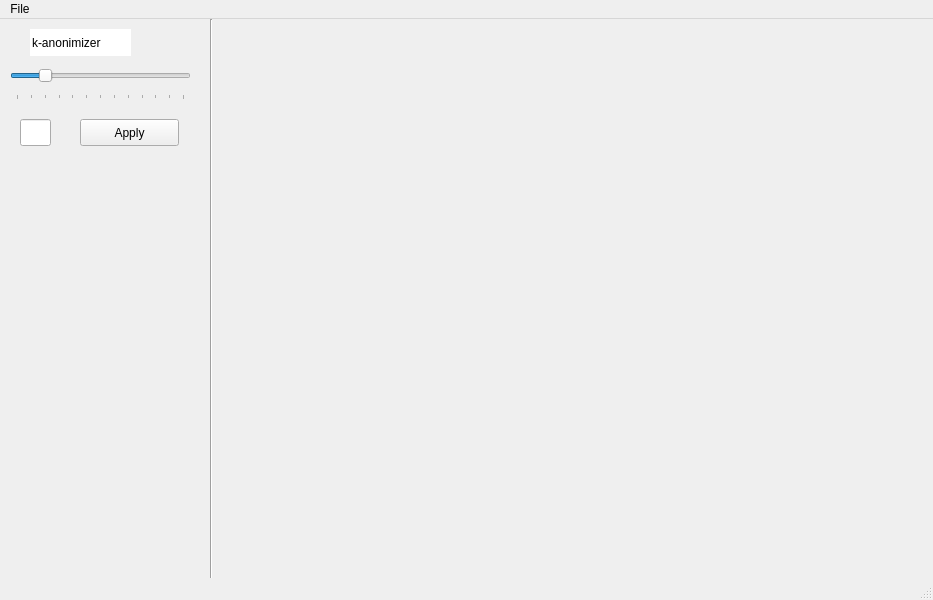
<?xml version="1.0" encoding="UTF-8"?>
<ui version="4.0">
 <class>MainWindow</class>
 <widget class="QMainWindow" name="MainWindow">
  <property name="geometry">
   <rect>
    <x>0</x>
    <y>0</y>
    <width>933</width>
    <height>600</height>
   </rect>
  </property>
  <property name="windowTitle">
   <string>MainWindow</string>
  </property>
  <widget class="QWidget" name="centralwidget">
   <widget class="QSlider" name="kValueSlider">
    <property name="geometry">
     <rect>
      <x>10</x>
      <y>40</y>
      <width>181</width>
      <height>41</height>
     </rect>
    </property>
    <property name="autoFillBackground">
     <bool>true</bool>
    </property>
    <property name="minimum">
     <number>4</number>
    </property>
    <property name="maximum">
     <number>16</number>
    </property>
    <property name="sliderPosition">
     <number>6</number>
    </property>
    <property name="orientation">
     <enum>Qt::Horizontal</enum>
    </property>
    <property name="invertedControls">
     <bool>false</bool>
    </property>
    <property name="tickPosition">
     <enum>QSlider::TicksBelow</enum>
    </property>
    <property name="tickInterval">
     <number>1</number>
    </property>
   </widget>
   <widget class="QPushButton" name="applyButton">
    <property name="geometry">
     <rect>
      <x>80</x>
      <y>100</y>
      <width>99</width>
      <height>27</height>
     </rect>
    </property>
    <property name="text">
     <string>Apply</string>
    </property>
   </widget>
   <widget class="QLineEdit" name="kanonText">
    <property name="geometry">
     <rect>
      <x>30</x>
      <y>10</y>
      <width>101</width>
      <height>27</height>
     </rect>
    </property>
    <property name="text">
     <string>k-anonimizer</string>
    </property>
    <property name="maxLength">
     <number>15</number>
    </property>
    <property name="frame">
     <bool>false</bool>
    </property>
    <property name="echoMode">
     <enum>QLineEdit::Normal</enum>
    </property>
    <property name="readOnly">
     <bool>true</bool>
    </property>
   </widget>
   <widget class="Line" name="line">
    <property name="geometry">
     <rect>
      <x>203</x>
      <y>0</y>
      <width>16</width>
      <height>561</height>
     </rect>
    </property>
    <property name="orientation">
     <enum>Qt::Vertical</enum>
    </property>
   </widget>
   <widget class="QLineEdit" name="kValueHolder">
    <property name="geometry">
     <rect>
      <x>20</x>
      <y>100</y>
      <width>31</width>
      <height>27</height>
     </rect>
    </property>
   </widget>
   <widget class="QLabel" name="imageHolder">
    <property name="geometry">
     <rect>
      <x>240</x>
      <y>20</y>
      <width>640</width>
      <height>480</height>
     </rect>
    </property>
    <property name="text">
     <string/>
    </property>
   </widget>
  </widget>
  <widget class="QMenuBar" name="menubar">
   <property name="geometry">
    <rect>
     <x>0</x>
     <y>0</y>
     <width>933</width>
     <height>25</height>
    </rect>
   </property>
   <widget class="QMenu" name="menuFile">
    <property name="title">
     <string>File</string>
    </property>
   </widget>
   <addaction name="menuFile"/>
  </widget>
  <widget class="QStatusBar" name="statusbar"/>
 </widget>
 <resources/>
 <connections>
  <connection>
   <sender>kValueSlider</sender>
   <signal>valueChanged(int)</signal>
   <receiver>kValueHolder</receiver>
   <slot>show()</slot>
   <hints>
    <hint type="sourcelabel">
     <x>90</x>
     <y>85</y>
    </hint>
    <hint type="destinationlabel">
     <x>25</x>
     <y>138</y>
    </hint>
   </hints>
  </connection>
 </connections>
</ui>
